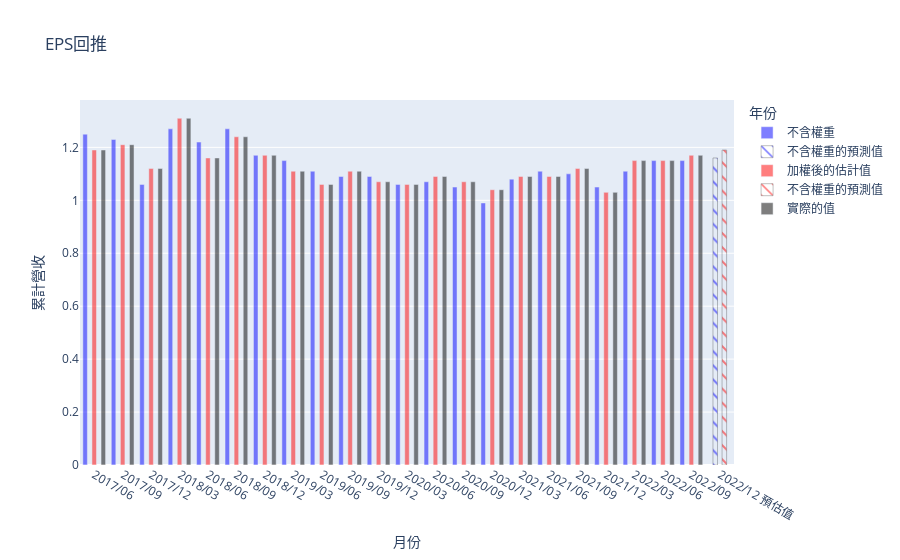

The cell this chart's notebook holds for it:
### Code cell
a = forecast_estimation(forecast_data, forecast_df)
b = weighted_forecast_estimation(forecast_data, forecast_df)
fig = make_subplots(specs=[[{"secondary_y": True}]])
fig.add_trace(
    go.Bar(x=a['年/月'].iloc[:-1], y=a.eps_est.iloc[:-1], name="不含權重", opacity=0.5, marker_color='blue'),
    secondary_y=False,
)
fig.add_trace(
    go.Bar(x=a['年/月'].iloc[-1:], y=a.eps_est.iloc[-1:], name="不含權重的預測值", opacity=0.5, marker_color='blue',
          marker_pattern_shape="\\",marker=dict(color="white", line_color="black", pattern_fillmode="replace")),
    secondary_y=False,
)

fig.add_trace(
    go.Bar(x=b['年/月'].iloc[:-1], y=b.eps_est.iloc[:-1], name="加權後的估計值", opacity=0.5, marker_color='red'),
    secondary_y=False,
)
fig.add_trace(
    go.Bar(x=b['年/月'].iloc[-1:], y=b.eps_est.iloc[-1:], name="加權後的預測值", opacity=0.5, marker_color='red',
          marker_pattern_shape="\\",marker=dict(color="white", line_color="black", pattern_fillmode="replace")),
    secondary_y=False,
)

fig.add_trace(
    go.Bar(x=b['年/月'].iloc[:-1], y=b.eps_est.iloc[:-1], name="實際的值", opacity=0.5, marker_color='black'),
    secondary_y=False,
)


eps_pic = []
not_weight_pic = go.Bar(x=a['年/月'].iloc[:-1], y=a.eps_est.iloc[:-1], name="不含權重", opacity=0.5, 
                        marker_color='blue')
eps_pic.append(not_weight_pic)

not_weight_fore = go.Bar(x=a['年/月'].iloc[-1:], y=a.eps_est.iloc[-1:], name="不含權重的預測值", opacity=0.5, 
                         marker_color='blue',marker_pattern_shape="\\",
                         marker=dict(color="white", line_color="black", pattern_fillmode="replace"))
eps_pic.append(not_weight_fore)

weight_pic = go.Bar(x=a['年/月'].iloc[:-1], y=b.eps_est.iloc[:-1], name="加權後的估計值", opacity=0.5, 
                    marker_color='red')
eps_pic.append(weight_pic)

weight_fore = go.Bar(x=a['年/月'].iloc[-1:], y=b.eps_est.iloc[-1:], name="不含權重的預測值", opacity=0.5, 
                         marker_color='red',marker_pattern_shape="\\",
                         marker=dict(color="white", line_color="black", pattern_fillmode="replace"))
eps_pic.append(weight_fore)
actual = go.Bar(x=a['年/月'].iloc[:-1], y=b.eps_est.iloc[:-1], name="實際的值", opacity=0.5, marker_color='black')
eps_pic.append(actual)
# fig.update_layout(barmode = 'group', title='EPS回推', xaxis_title="月份", yaxis_title="累計營收", hovermode='x unified', legend_title_text='年份')
# layout = go.Layout(barmode = 'group', title='EPS回推', xaxis_title="月份", yaxis_title="累計營收", hovermode='x unified', legend_title_text='年份')
go.Figure(data = eps_pic, layout=layout).show()
eps_pic

### Figure 1 — Plotly figure (JSON) as saved in the notebook; plotly's stock layout.template omitted (floating-point values rounded to 4 significant figures)
{"data": [{"marker": {"color": "blue"}, "name": "不含權重", "opacity": 0.5, "type": "bar", "x": ["2017/06", "2017/09", "2017/12", "2018/03", "2018/06", "2018/09", "2018/12", "2019/03", "2019/06", "2019/09", "2019/12", "2020/03", "2020/06", "2020/09", "2020/12", "2021/03", "2021/06", "2021/09", "2021/12", "2022/03", "2022/06", "2022/09"], "y": [1.25, 1.23, 1.06, 1.27, 1.22, 1.27, 1.17, 1.15, 1.11, 1.09, 1.09, 1.06, 1.07, 1.05, 0.99, 1.08, 1.11, 1.1, 1.05, 1.11, 1.15, 1.15]}, {"marker": {"color": "blue", "line": {"color": "black"}, "pattern": {"fillmode": "replace", "shape": "\\"}}, "name": "不含權重的預測值", "opacity": 0.5, "type": "bar", "x": ["2022/12 預估值"], "y": [1.16]}, {"marker": {"color": "red"}, "name": "加權後的估計值", "opacity": 0.5, "type": "bar", "x": ["2017/06", "2017/09", "2017/12", "2018/03", "2018/06", "2018/09", "2018/12", "2019/03", "2019/06", "2019/09", "2019/12", "2020/03", "2020/06", "2020/09", "2020/12", "2021/03", "2021/06", "2021/09", "2021/12", "2022/03", "2022/06", "2022/09"], "y": [1.19, 1.21, 1.12, 1.31, 1.16, 1.24, 1.17, 1.11, 1.06, 1.11, 1.07, 1.06, 1.09, 1.07, 1.04, 1.09, 1.09, 1.12, 1.03, 1.15, 1.15, 1.17]}, {"marker": {"color": "red", "line": {"color": "black"}, "pattern": {"fillmode": "replace", "shape": "\\"}}, "name": "不含權重的預測值", "opacity": 0.5, "type": "bar", "x": ["2022/12 預估值"], "y": [1.19]}, {"marker": {"color": "black"}, "name": "實際的值", "opacity": 0.5, "type": "bar", "x": ["2017/06", "2017/09", "2017/12", "2018/03", "2018/06", "2018/09", "2018/12", "2019/03", "2019/06", "2019/09", "2019/12", "2020/03", "2020/06", "2020/09", "2020/12", "2021/03", "2021/06", "2021/09", "2021/12", "2022/03", "2022/06", "2022/09"], "y": [1.19, 1.21, 1.12, 1.31, 1.16, 1.24, 1.17, 1.11, 1.06, 1.11, 1.07, 1.06, 1.09, 1.07, 1.04, 1.09, 1.09, 1.12, 1.03, 1.15, 1.15, 1.17]}], "layout": {"barmode": "group", "hovermode": "x unified", "legend": {"title": {"text": "年份"}}, "title": {"text": "EPS回推"}, "xaxis": {"title": {"text": "月份"}}, "yaxis": {"title": {"text": "累計營收"}}}}
